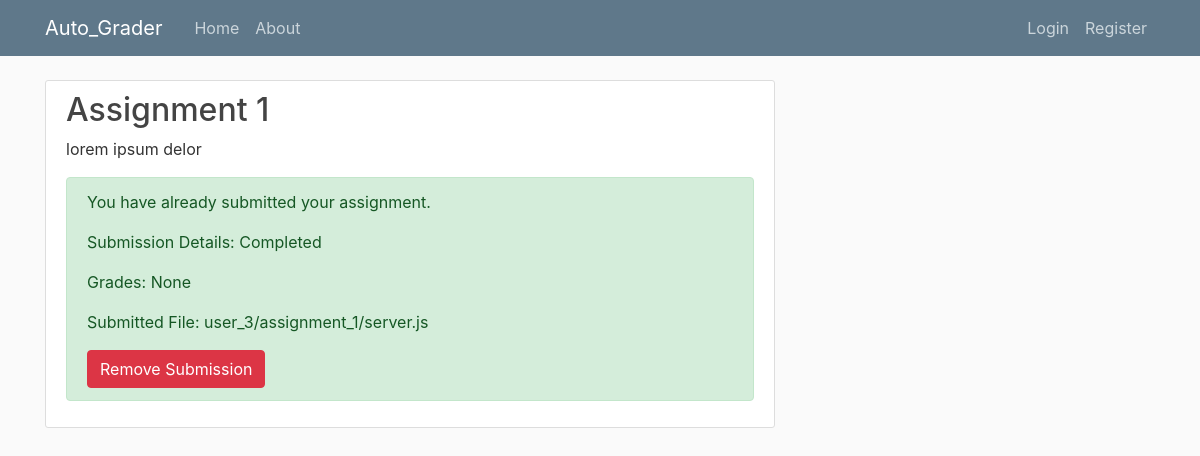
/assignment/CS221/assignments/1 (signed in), run on the app's committed database.
### assignment/models.py (models this page shows, shortened)
class Assignment(models.Model):
    course = models.ForeignKey(Course, on_delete=models.CASCADE)
    title = models.CharField(max_length=200)
    description = models.TextField()
    due_date = models.DateField()

class Submission(models.Model):
    student = models.ForeignKey(User, on_delete=models.CASCADE,null=True)
    assignment = models.ForeignKey(Assignment, on_delete=models.CASCADE,null=True)
    submission_details = models.TextField()
    grades = models.FloatField(null=True, blank=True)
    code_file = models.FileField(upload_to=user_directory_path, null=True, blank=True)
    def __str__(self):
        return str(self.id)

### assignment/views.py (the view, shortened to what this page needs)
# urls.py: path('<course_id>/assignments/<assignment_id>', views.submission, name='submission'),
def submission(request,course_id,assignment_id):
    username =request.user.username
    user = User.objects.get(username=username)
    course = get_object_or_404(Course, code=course_id)
    assignment = Assignment.objects.get(id=assignment_id)
    submission = Submission.objects.filter(student=user, assignment_id=assignment_id).first()
    print(submission)
    context={
        'user':user,
        'course':course,
        'assignment':assignment,
        'submission':submission
    }
    return render(request,'assignment/submit_assignment.html',context)

### assignment/templates/assignment/submit_assignment.html (shortened to what this page needs)
{% extends "assignment/base.html" %}
{% load widget_tweaks %}
{% block content %}
<div class="content-section">
  <h2>{{ assignment.title }}</h2>
  <p>{{ assignment.description }}</p>
  {% if submission %}
    <div class="alert alert-success">
      <p>You have already submitted your assignment.</p>
      <p>Submission Details: {{ submission.submission_details }}</p>
      <p>Grades: {{ submission.grades }}</p>
      {% if submission.code_file %}
        <p>Submitted File: {{ submission.code_file.name }}</p>
      {% else %}
        <p>No file submitted.</p>
      {% endif %}
      <form method="post" action="{% url 'remove_submission' submission.id %}">
        <button type="submit" class="btn btn-danger">Remove Submission</button>
      </form>
    </div>
  {% endif %}
</div>
{% endblock %}

### assignment/static/assignment/main.css (style rules this page uses)
body { background: #fafafa; color: #333333; margin-top: 5rem; }
h1, h2, h3, h4, h5, h6 { color: #444444; }
.content-section { background: #ffffff; padding: 10px 20px; border: 1px solid #dddddd; border-radius: 3px; margin-bottom: 20px; }

### data on the page
Assignment: title "Assignment 1", description "lorem ipsum delor"
Submission: submission_details "Completed", grades "None", code_file.name "user_3/assignment_1/server.js"
